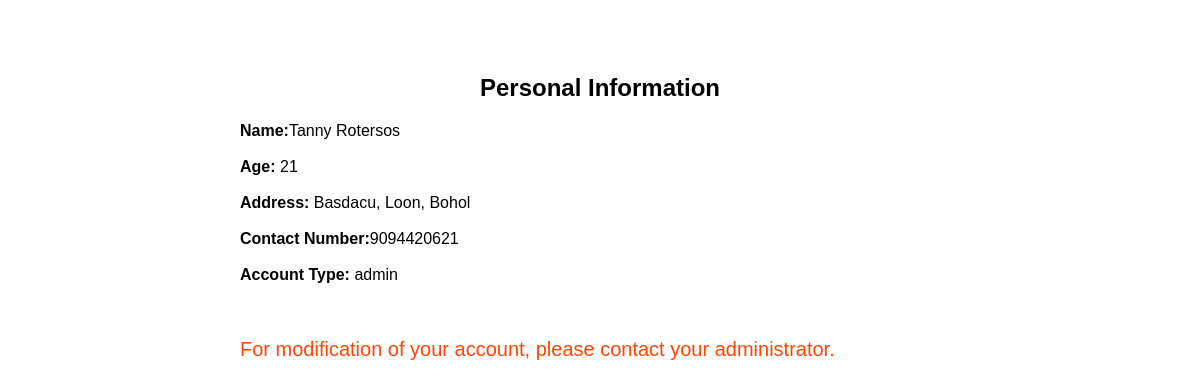
Page /admin/profile.php (signed in) on the committed database.
### tables this page shows
CREATE TABLE `accounts` (
  `id` int(11) NOT NULL,
  `userid` varchar(50) NOT NULL,
  `pass` varchar(60) NOT NULL,
  `link` varchar(50) NOT NULL,
  `accountype` varchar(6) NOT NULL,
  `stat` varchar(15) NOT NULL,
  `fname` varchar(50) NOT NULL,
  `lname` varchar(50) NOT NULL,
  `age` int(3) NOT NULL,
  `address` varchar(50) NOT NULL,
  `contact` bigint(15) NOT NULL,
  `loggedto` varchar(15) NOT NULL
);

### admin/profile.php (the view, shortened to what this page needs)
<?php
$userid=$_SESSION["username"];
$hostname="localhost";
$user="root";
$password="";
$database="queuing";
$link=mysqli_connect($hostname,$user,$password) or die ("Error Connection");
mysqli_select_db($link, $database) or die ("Error creating database");
$result=mysqli_query($link, "SELECT userid, accountype,fname,lname,age,address,contact from accounts where userid='$userid' and accountype='admin'");
$userid=$accountype=$firstname=$lastname=$age=$address=$contact='';
for($i=0; $i<$num_rows=mysqli_fetch_array($result);$i++){
$accountype=$num_rows["accountype"];
$firstname=$num_rows["fname"];
$lastname=$num_rows["lname"];
$age=$num_rows["age"];
$address=$num_rows["address"];
$contact=$num_rows["contact"];
}
?>
<html>
    <head> <title> Admin Dashboard </title>
            <link rel="stylesheet" href="../style/style4.css" type="text/css"/>
            <link rel='stylesheet' href='https://use.fontawesome.com/releases/v5.7.0/css/all.css'>
    </head>
        <body>
                <div class="nav2">
                   <center><br><br><br><h2>Personal Information</h2></center>
                    <div class="persinfo">
                        <b>Name:</b><?php echo "$firstname $lastname"; ?><br><br>
                        <b>Age: </b><?php echo "$age"; ?><br><br>
                        <b>Address: </b><?php echo "$address"; ?><br><br>
                        <b>Contact Number:</b><?php echo "$contact"; ?><br><br>
                        <b>Account Type: </b><?php echo "$accountype"; ?><br><br><br><br>
                         <div class="note1">For modification of your account, please contact your administrator.</div>
                    </div>
                </div>
</body>
</html>

### style/style4.css (style rules this page uses)
body { width: 100%; margin: 0 auto; background-image: url('img/2.jpg'); background-size: 100%; background-position: center; font-family: Arial, Helvetica, sans-serif; }
.nav2 { width:100%; height:100%; background-color: white; }

### admin/profile.php (style rules this page uses)
.persinfo { width: 80%; height: 50%; position: relative; left: 20%; float: left; }
.note1 { color:orangered; font-size: 20px; }

### rows in the picture
accounts: fname "Tanny", lname "Rotersos", age "21", address "Basdacu, Loon, Bohol", contact "9094420621", accountype "admin"
